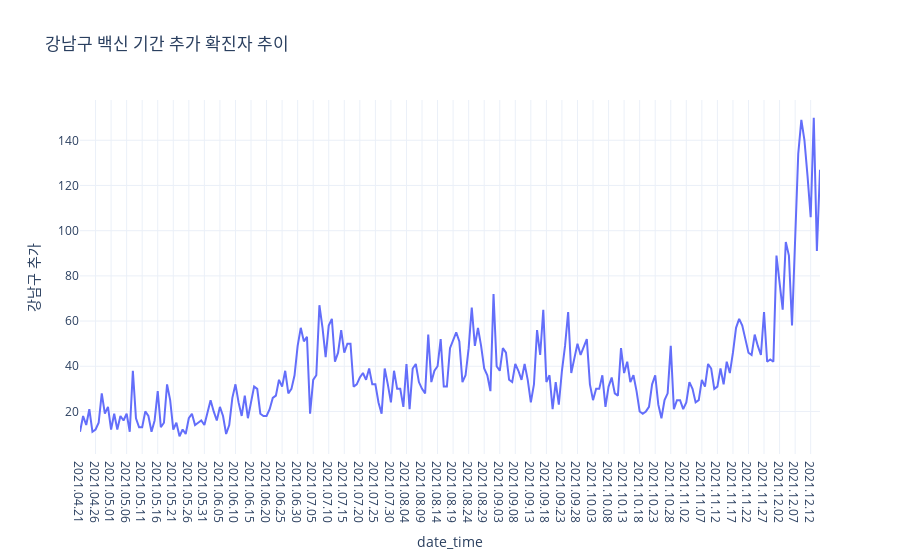

The notebook cell saved with this chart:
### Code cell
fig = px.line(confirmed_area_v, x="date_time", y="강남구 추가", title = "강남구 백신 기간 추가 확진자 추이")
fig.show()

### Figure 1 — Plotly figure (JSON) as saved in the notebook; plotly's stock layout.template omitted (floating-point values rounded to 4 significant figures; data arrays with more than 128 entries replaced by an {"elided": "..."} marker saying what was removed)
{"data": [{"hovertemplate": "date_time=%{x}<br>강남구 추가=%{y}<extra></extra>", "legendgroup": "", "line": {"color": "#636efa", "dash": "solid"}, "marker": {"symbol": "circle"}, "mode": "lines", "name": "", "orientation": "v", "showlegend": false, "type": "scatter", "x": {"elided": "240 str values"}, "xaxis": "x", "y": {"elided": "240 int values"}, "yaxis": "y"}], "layout": {"legend": {"tracegroupgap": 0}, "title": {"text": "강남구 백신 기간 추가 확진자 추이"}, "xaxis": {"anchor": "y", "domain": [0, 1], "title": {"text": "date_time"}}, "yaxis": {"anchor": "x", "domain": [0, 1], "title": {"text": "강남구 추가"}}}}
